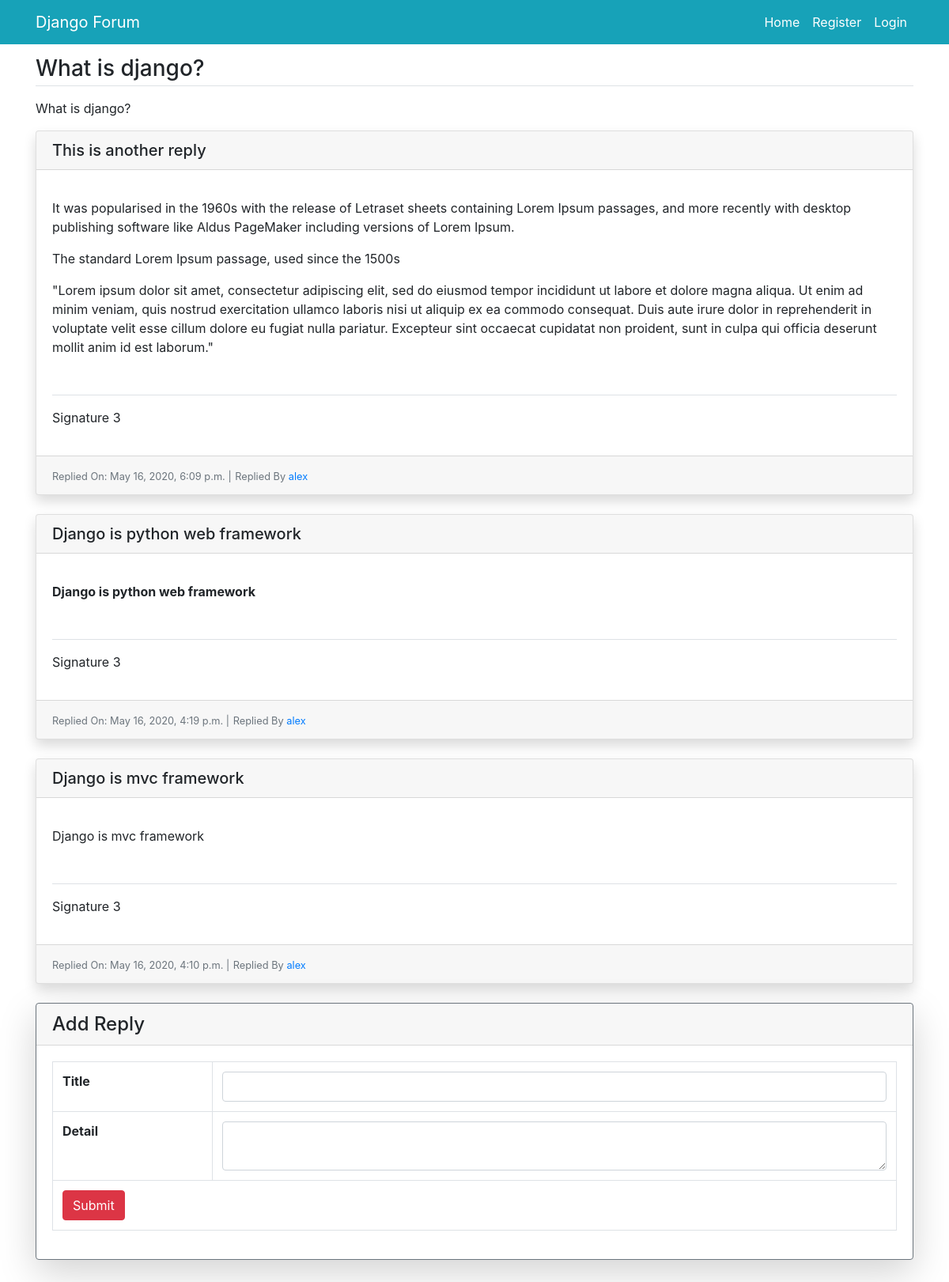
The app's page /thread/2 with its own data.
### forum/models.py (models this page shows, shortened)
class ForumThread(models.Model):
    user_id=models.ForeignKey(User,on_delete=models.CASCADE)
    title=models.CharField(max_length=300)
    description=models.TextField()
    tags=models.CharField(max_length=200,default=None)
    views=models.CharField(max_length=100,default=0)
    add_time=models.DateTimeField(auto_now_add=True,null=True)

class ThreadReply(models.Model):
    user_id=models.ForeignKey(User,on_delete=models.CASCADE,default=1)
    thread_id=models.ForeignKey(ForumThread,on_delete=models.CASCADE)
    title=models.CharField(max_length=300)
    description=models.TextField()
    reply_time=models.DateTimeField(auto_now_add=True,null=True)
    def get_signature(self):
        return Setting.objects.filter(user_id=self.user_id).first()

class Setting(models.Model):
    user_id=models.ForeignKey(User,on_delete=models.CASCADE)
    signature=models.CharField(max_length=300,null=True)
    def __str__(self):
        return self.signature

### forum/views.py (the view)
# urls.py: path('thread/<int:id>',views.thread_detail,name='thread-detail'),
def thread_detail(request,id):
    detail=ForumThread.objects.get(pk=id)
    detail.views=F('views') + 1
    detail.save()
    replies=ThreadReply.objects.order_by('-id').filter(thread_id=id)
    return render(request,'thread-detail.html',{'detail':detail,'replies':replies})

### forum/templates/thread-detail.html (shortened to what this page needs)
{% extends 'layout.html' %}
{% load static %}
{% block content %}
<div class="row">
    <div class="col-12">
        <h3 class="border-bottom mb-2 pb-1">{{detail.title}}</h3>
        {% if detail.description %}
        <p class="text-muted">{{detail.description|safe}}</p>
        {% endif %}
        {% for reply in replies %}
        <div class="card mb-4 shadow">
            <h5 class="card-header">
                {{reply.title}}
            </h5>
            <div class="card-body">
                <div class="row">
                    <div class="col-md-12">
                        <p>{{reply.description|safe}}</p>
                        <p class="mt-3 border-top mt-5">{{reply.get_signature|safe}}</p>
                    </div>
                </div>
            </div>
            <div class="card-footer">
                <small class="text-muted">Replied On: {{reply.reply_time}} |</small>
                <small class="text-muted">
                    Replied By <a href="/user/{{reply.user_id.id}}">{{reply.user_id.username}}</a>
                </small>
            </div>
        </div>
        {% endfor %}
        <div class="card border-secondary shadow-lg mb-5">
            <h4 class="card-header">Add Reply</h4>
            <div class="card-body">
                <div class="table-responsive">
                    <form method="post" action="/reply/{{detail.id}}">
                        <table class="table table-bordered">
                            <tr>
                                <th>Title</th>
                                <td>
                                    <input type="text" class="form-control" name="reply_title" />
                                </td>
                            </tr>
                            <tr>
                                <th>Detail</th>
                                <td>
                                    <textarea class="form-control" id="reply_detail" name="reply_detail"></textarea>
                                </td>
                            </tr>
                            <tr>
                                <td colspan="2">
                                    <input type="submit" class="btn btn-danger" value="Submit" />
                                </td>
                            </tr>
                        </table>
                    </form>
                </div>
            </div>
        </div>
    </div>
</div>
{% endblock %}

### records on screen
ForumThread: title "What is django?", description "What is django?"
ThreadReply: title "This is another reply", description "It was popularised in the 1960s with the release of Letraset sheets containing Lorem Ipsum passages, and more recently with desktop publishing software like Aldus PageMaker including versions of Lorem Ipsum. The standard Lorem Ipsum passage, used since the 1500s \"Lorem ipsum dolor sit amet, consectetur adipiscing elit, sed do eiusmod tempor incididunt ut labore et dolore magna aliqua. Ut enim ad minim veniam, quis nostrud exercitation ullamco laboris nisi ut aliquip ex ea commodo consequat. Duis aute irure dolor in reprehenderit in voluptate velit esse cillum dolore eu fugiat nulla pariatur. Excepteur sint occaecat cupidatat non proident, sunt in culpa qui officia deserunt mollit anim id…", get_signature "Signature 3", reply_time "May 16, 2020, 6:09 p.m.", user_id.username "alex"
ThreadReply: title "Django is python web framework", description "Django is python web framework", get_signature "Signature 3", reply_time "May 16, 2020, 4:19 p.m.", user_id.username "alex"
ThreadReply: title "Django is mvc framework", description "Django is mvc framework", get_signature "Signature 3", reply_time "May 16, 2020, 4:10 p.m.", user_id.username "alex"
